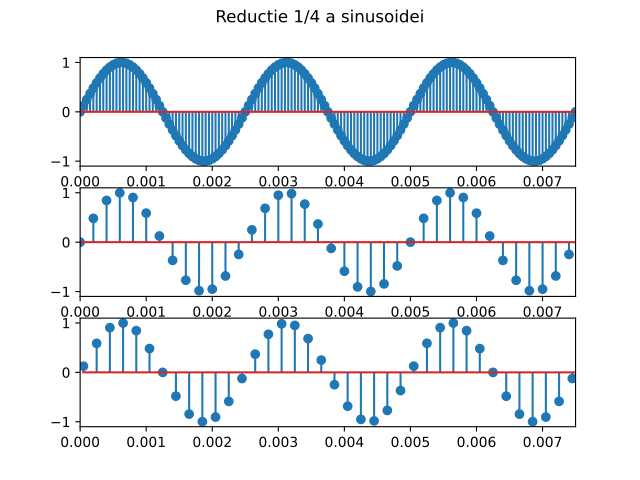

The script that saved this image:
import numpy as np
import matplotlib.pyplot as plt
import sounddevice as snd
import scipy

sinus = lambda a, f0, phi, t: a * np.sin(2 * np.pi * f0 * t + phi)
cosinus = lambda a, f0, phi, t: a * np.cos(2 * np.pi * f0 * t + phi)
sawtooth = lambda t, f0, mod: np.mod(f0 * t, mod)
x = lambda A, t, phi, f0: A * np.sin(2 * np.pi * f0 * t + phi)

f0 = 400
a = 1
N = 100000
gamma = 0

def ex7():
    t1 = np.linspace(start = 0, stop = 1, num = 20000)
    t2 = t1[::4]
    t3 = t1[1::4]
    sin1 = sinus(a, f0, 0, t1)
    sin2 = sin1[::4]
    sin3 = sin1[1::4]
 
    fig, axs = plt.subplots(3)
    fig.suptitle("Reductie 1/4 a sinusoidei")

    axs[0].stem(t1, sin1)
    axs[1].stem(t2, sin2)
    axs[2].stem(t3, sin3)

    for ax in axs:
        ax.set_xlim(0, (1 / f0) * 3)

    plt.savefig("ex7.pdf")
    plt.show()

ex7()
